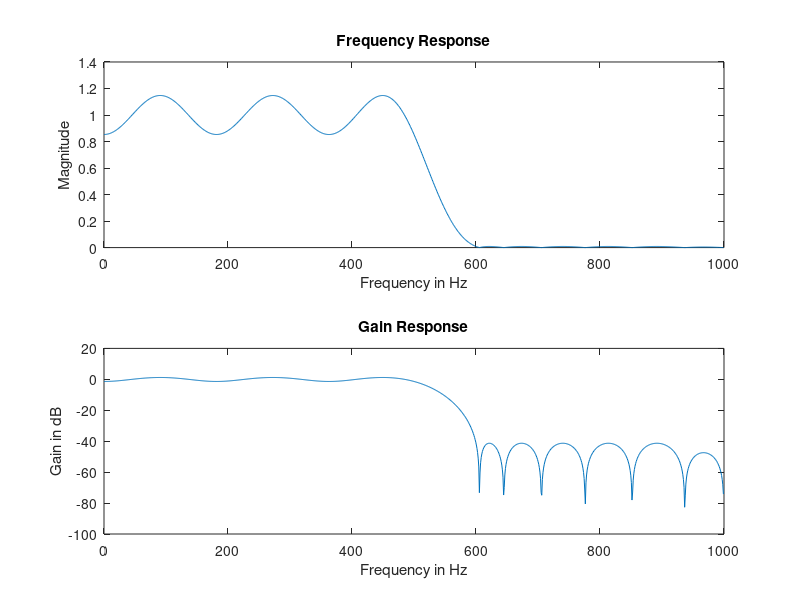

MATLAB code for this plot:
clear all;
close all;
clc;

% Step 1: Write Filter specifications
Rp = 3; %% Passband ripple
Rs = 40; %% Stopband ripple
Ft = 2000; %% Sampling frequency
Fp = 500; %% Passband cutoff frequency
Fs = 600; %% Stopband cutoff frequency
f = [Fp Fs]; % % Passband and Stopband Cutoff frequencies
a = [1 0]; % % Desired amplitudes , 1 for passband, 0 for stopband

% Step 2: Compute deviations
dev = [(10^(Rp/20)-1)/(10^(Rp/20)+1) , 10^(-Rs/20)];

% Parks-McClellan optimal equiripple FIR order estimator
[n,fo,ao,w] = firpmord(f,a,dev,Ft);

%use either firpm() or remez() for Parks-McClellan optimal equiripple FIR filter design
B = remez(n,fo,ao,w); %% Numerator of transfer function
A = 1; %% Denominator of transfer function

[H,W]=freqz(B,A,1024); % Frequency response of the filter
figure(1),subplot(211),plot((W/pi)*(Ft/2),abs(H))
xlabel('Frequency in Hz'),ylabel('Magnitude'),title('Frequency Response')
subplot(212),plot((W/pi)*(Ft/2),20*log10(abs(H)))
xlabel('Frequency in Hz'),ylabel('Gain in dB'),title('Gain Response')